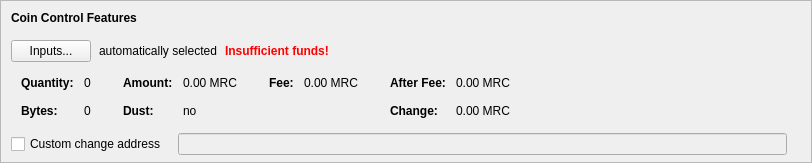
    <widget class="QFrame" name="frameCoinControl">
     <property name="sizePolicy">
      <sizepolicy hsizetype="Expanding" vsizetype="Expanding">
       <horstretch>0</horstretch>
       <verstretch>0</verstretch>
      </sizepolicy>
     </property>
     <property name="maximumSize">
      <size>
       <width>16777215</width>
       <height>16777215</height>
      </size>
     </property>
     <property name="frameShape">
      <enum>QFrame::StyledPanel</enum>
     </property>
     <property name="frameShadow">
      <enum>QFrame::Sunken</enum>
     </property>
     <layout class="QVBoxLayout" name="verticalLayoutCoinControl2">
      <property name="spacing">
       <number>0</number>
      </property>
      <property name="leftMargin">
       <number>0</number>
      </property>
      <property name="topMargin">
       <number>0</number>
      </property>
      <property name="rightMargin">
       <number>0</number>
      </property>
      <property name="bottomMargin">
       <number>6</number>
      </property>
      <item>
       <layout class="QVBoxLayout" name="verticalLayoutCoinControl" stretch="0,0,0,0,1">
        <property name="spacing">
         <number>0</number>
        </property>
        <property name="leftMargin">
         <number>10</number>
        </property>
        <property name="topMargin">
         <number>10</number>
        </property>
        <item>
         <layout class="QHBoxLayout" name="horizontalLayoutCoinControl1">
          <property name="bottomMargin">
           <number>15</number>
          </property>
          <item>
           <widget class="QLabel" name="labelCoinControlFeatures">
            <property name="sizePolicy">
             <sizepolicy hsizetype="Preferred" vsizetype="Maximum">
              <horstretch>0</horstretch>
              <verstretch>0</verstretch>
             </sizepolicy>
            </property>
            <property name="font">
             <font>
              <weight>75</weight>
              <bold>true</bold>
             </font>
            </property>
            <property name="styleSheet">
             <string notr="true">font-weight:bold;</string>
            </property>
            <property name="text">
             <string>Coin Control Features</string>
            </property>
           </widget>
          </item>
         </layout>
        </item>
        <item>
         <layout class="QHBoxLayout" name="horizontalLayoutCoinControl2" stretch="0,0,0,0">
          <property name="spacing">
           <number>8</number>
          </property>
          <property name="bottomMargin">
           <number>10</number>
          </property>
          <item>
           <widget class="QPushButton" name="pushButtonCoinControl">
            <property name="styleSheet">
             <string notr="true"/>
            </property>
            <property name="text">
             <string>Inputs...</string>
            </property>
            <property name="autoDefault">
             <bool>false</bool>
            </property>
           </widget>
          </item>
          <item>
           <widget class="QLabel" name="labelCoinControlAutomaticallySelected">
            <property name="text">
             <string>automatically selected</string>
            </property>
            <property name="margin">
             <number>5</number>
            </property>
           </widget>
          </item>
          <item>
           <widget class="QLabel" name="labelCoinControlInsuffFunds">
            <property name="font">
             <font>
              <weight>75</weight>
              <bold>true</bold>
             </font>
            </property>
            <property name="styleSheet">
             <string notr="true">color:red;font-weight:bold;</string>
            </property>
            <property name="text">
             <string>Insufficient funds!</string>
            </property>
            <property name="margin">
             <number>5</number>
            </property>
           </widget>
          </item>
          <item>
           <spacer name="horizontalSpacerCoinControl">
            <property name="orientation">
             <enum>Qt::Horizontal</enum>
            </property>
            <property name="sizeHint" stdset="0">
             <size>
              <width>40</width>
              <height>1</height>
             </size>
            </property>
           </spacer>
          </item>
         </layout>
        </item>
        <item>
         <widget class="QWidget" name="widgetCoinControl" native="true">
          <property name="sizePolicy">
           <sizepolicy hsizetype="Preferred" vsizetype="Preferred">
            <horstretch>0</horstretch>
            <verstretch>0</verstretch>
           </sizepolicy>
          </property>
          <property name="minimumSize">
           <size>
            <width>0</width>
            <height>0</height>
           </size>
          </property>
          <property name="styleSheet">
           <string notr="true"/>
          </property>
          <layout class="QHBoxLayout" name="horizontalLayoutCoinControl5">
           <property name="leftMargin">
            <number>0</number>
           </property>
           <property name="topMargin">
            <number>0</number>
           </property>
           <property name="rightMargin">
            <number>0</number>
           </property>
           <property name="bottomMargin">
            <number>0</number>
           </property>
           <item>
            <layout class="QHBoxLayout" name="horizontalLayoutCoinControl3" stretch="0,0,0,1">
             <property name="spacing">
              <number>20</number>
             </property>
             <property name="topMargin">
              <number>0</number>
             </property>
             <property name="bottomMargin">
              <number>10</number>
             </property>
             <item>
              <layout class="QFormLayout" name="formLayoutCoinControl1">
               <property name="horizontalSpacing">
                <number>10</number>
               </property>
               <property name="verticalSpacing">
                <number>14</number>
               </property>
               <property name="leftMargin">
                <number>10</number>
               </property>
               <property name="topMargin">
                <number>4</number>
               </property>
               <property name="rightMargin">
                <number>6</number>
               </property>
               <item row="0" column="0">
                <widget class="QLabel" name="labelCoinControlQuantityText">
                 <property name="font">
                  <font>
                   <weight>75</weight>
                   <bold>true</bold>
                  </font>
                 </property>
                 <property name="text">
                  <string>Quantity:</string>
                 </property>
                 <property name="margin">
                  <number>0</number>
                 </property>
                </widget>
               </item>
               <item row="0" column="1">
                <widget class="QLabel" name="labelCoinControlQuantity">
                 <property name="cursor">
                  <cursorShape>IBeamCursor</cursorShape>
                 </property>
                 <property name="contextMenuPolicy">
                  <enum>Qt::ActionsContextMenu</enum>
                 </property>
                 <property name="text">
                  <string notr="true">0</string>
                 </property>
                 <property name="margin">
                  <number>0</number>
                 </property>
                 <property name="textInteractionFlags">
                  <set>Qt::LinksAccessibleByMouse|Qt::TextSelectableByKeyboard|Qt::TextSelectableByMouse</set>
                 </property>
                </widget>
               </item>
               <item row="1" column="0">
                <widget class="QLabel" name="labelCoinControlBytesText">
                 <property name="font">
                  <font>
                   <weight>75</weight>
                   <bold>true</bold>
                  </font>
                 </property>
                 <property name="text">
                  <string>Bytes:</string>
                 </property>
                </widget>
               </item>
               <item row="1" column="1">
                <widget class="QLabel" name="labelCoinControlBytes">
                 <property name="cursor">
                  <cursorShape>IBeamCursor</cursorShape>
                 </property>
                 <property name="contextMenuPolicy">
                  <enum>Qt::ActionsContextMenu</enum>
                 </property>
                 <property name="text">
                  <string notr="true">0</string>
                 </property>
                 <property name="textInteractionFlags">
                  <set>Qt::LinksAccessibleByMouse|Qt::TextSelectableByKeyboard|Qt::TextSelectableByMouse</set>
                 </property>
                </widget>
               </item>
              </layout>
             </item>
             <item>
              <layout class="QFormLayout" name="formLayoutCoinControl2">
               <property name="horizontalSpacing">
                <number>10</number>
               </property>
               <property name="verticalSpacing">
                <number>14</number>
               </property>
               <property name="leftMargin">
                <number>6</number>
               </property>
               <property name="topMargin">
                <number>4</number>
               </property>
               <property name="rightMargin">
                <number>6</number>
               </property>
               <item row="0" column="0">
                <widget class="QLabel" name="labelCoinControlAmountText">
                 <property name="font">
                  <font>
                   <weight>75</weight>
                   <bold>true</bold>
                  </font>
                 </property>
                 <property name="text">
                  <string>Amount:</string>
                 </property>
                 <property name="margin">
                  <number>0</number>
                 </property>
                </widget>
               </item>
               <item row="0" column="1">
                <widget class="QLabel" name="labelCoinControlAmount">
                 <property name="cursor">
                  <cursorShape>IBeamCursor</cursorShape>
                 </property>
                 <property name="contextMenuPolicy">
                  <enum>Qt::ActionsContextMenu</enum>
                 </property>
                 <property name="text">
                  <string notr="true">0.00 MRC</string>
                 </property>
                 <property name="textInteractionFlags">
                  <set>Qt::LinksAccessibleByMouse|Qt::TextSelectableByKeyboard|Qt::TextSelectableByMouse</set>
                 </property>
                </widget>
               </item>
               <item row="1" column="0">
                <widget class="QLabel" name="labelCoinControlLowOutputText">
                 <property name="font">
                  <font>
                   <weight>75</weight>
                   <bold>true</bold>
                  </font>
                 </property>
                 <property name="text">
                  <string>Dust:</string>
                 </property>
                </widget>
               </item>
               <item row="1" column="1">
                <widget class="QLabel" name="labelCoinControlLowOutput">
                 <property name="cursor">
                  <cursorShape>IBeamCursor</cursorShape>
                 </property>
                 <property name="contextMenuPolicy">
                  <enum>Qt::ActionsContextMenu</enum>
                 </property>
                 <property name="text">
                  <string notr="true">no</string>
                 </property>
                 <property name="textInteractionFlags">
                  <set>Qt::LinksAccessibleByMouse|Qt::TextSelectableByKeyboard|Qt::TextSelectableByMouse</set>
                 </property>
                </widget>
               </item>
              </layout>
             </item>
             <item>
              <layout class="QFormLayout" name="formLayoutCoinControl3">
               <property name="horizontalSpacing">
                <number>10</number>
               </property>
               <property name="verticalSpacing">
                <number>14</number>
               </property>
               <property name="leftMargin">
                <number>6</number>
               </property>
               <property name="topMargin">
                <number>4</number>
               </property>
               <property name="rightMargin">
                <number>6</number>
               </property>
               <item row="0" column="0">
                <widget class="QLabel" name="labelCoinControlFeeText">
                 <property name="font">
                  <font>
                   <weight>75</weight>
                   <bold>true</bold>
                  </font>
                 </property>
                 <property name="text">
                  <string>Fee:</string>
                 </property>
                 <property name="margin">
                  <number>0</number>
                 </property>
                </widget>
               </item>
               <item row="0" column="1">
                <widget class="QLabel" name="labelCoinControlFee">
                 <property name="cursor">
                  <cursorShape>IBeamCursor</cursorShape>
                 </property>
                 <property name="contextMenuPolicy">
                  <enum>Qt::ActionsContextMenu</enum>
                 </property>
                 <property name="text">
                  <string notr="true">0.00 MRC</string>
                 </property>
                 <property name="textInteractionFlags">
                  <set>Qt::LinksAccessibleByMouse|Qt::TextSelectableByKeyboard|Qt::TextSelectableByMouse</set>
                 </property>
                </widget>
               </item>
             </layout>
             </item>
             <item>
              <layout class="QFormLayout" name="formLayoutCoinControl4">
               <property name="horizontalSpacing">
                <number>10</number>
               </property>
               <property name="verticalSpacing">
                <number>14</number>
               </property>
               <property name="leftMargin">
                <number>6</number>
               </property>
               <property name="topMargin">
                <number>4</number>
               </property>
               <property name="rightMargin">
                <number>6</number>
               </property>
               <item row="0" column="0">
                <widget class="QLabel" name="labelCoinControlAfterFeeText">
                 <property name="font">
                  <font>
                   <weight>75</weight>
                   <bold>true</bold>
                  </font>
                 </property>
                 <property name="text">
                  <string>After Fee:</string>
                 </property>
                 <property name="margin">
                  <number>0</number>
                 </property>
                </widget>
               </item>
               <item row="0" column="1">
                <widget class="QLabel" name="labelCoinControlAfterFee">
                 <property name="cursor">
                  <cursorShape>IBeamCursor</cursorShape>
                 </property>
                 <property name="contextMenuPolicy">
                  <enum>Qt::ActionsContextMenu</enum>
                 </property>
                 <property name="text">
                  <string notr="true">0.00 MRC</string>
                 </property>
                 <property name="textInteractionFlags">
                  <set>Qt::LinksAccessibleByMouse|Qt::TextSelectableByKeyboard|Qt::TextSelectableByMouse</set>
                 </property>
                </widget>
               </item>
               <item row="1" column="0">
                <widget class="QLabel" name="labelCoinControlChangeText">
                 <property name="font">
                  <font>
                   <weight>75</weight>
                   <bold>true</bold>
                  </font>
                 </property>
                 <property name="text">
                  <string>Change:</string>
                 </property>
                </widget>
               </item>
               <item row="1" column="1">
                <widget class="QLabel" name="labelCoinControlChange">
                 <property name="cursor">
                  <cursorShape>IBeamCursor</cursorShape>
                 </property>
                 <property name="contextMenuPolicy">
                  <enum>Qt::ActionsContextMenu</enum>
                 </property>
                 <property name="text">
                  <string notr="true">0.00 MRC</string>
                 </property>
                 <property name="textInteractionFlags">
                  <set>Qt::LinksAccessibleByMouse|Qt::TextSelectableByKeyboard|Qt::TextSelectableByMouse</set>
                 </property>
                </widget>
               </item>
              </layout>
             </item>
            </layout>
           </item>
          </layout>
         </widget>
        </item>
        <item>
         <layout class="QHBoxLayout" name="horizontalLayoutCoinControl4" stretch="0,0,0">
          <property name="spacing">
           <number>12</number>
          </property>
          <property name="sizeConstraint">
           <enum>QLayout::SetDefaultConstraint</enum>
          </property>
          <property name="topMargin">
           <number>5</number>
          </property>
          <property name="rightMargin">
           <number>5</number>
          </property>
          <item>
           <widget class="QCheckBox" name="checkBoxCoinControlChange">
            <property name="toolTip">
             <string>If this is activated, but the change address is empty or invalid, change will be sent to a newly generated address.</string>
            </property>
            <property name="text">
             <string>Custom change address</string>
            </property>
           </widget>
          </item>
          <item>
           <widget class="QValidatedLineEdit" name="lineEditCoinControlChange">
            <property name="enabled">
             <bool>false</bool>
            </property>
            <property name="sizePolicy">
             <sizepolicy hsizetype="Expanding" vsizetype="Fixed">
              <horstretch>0</horstretch>
              <verstretch>0</verstretch>
             </sizepolicy>
            </property>
           </widget>
          </item>
          <item>
           <widget class="QLabel" name="labelCoinControlChangeLabel">
            <property name="sizePolicy">
             <sizepolicy hsizetype="Preferred" vsizetype="Expanding">
              <horstretch>0</horstretch>
              <verstretch>0</verstretch>
             </sizepolicy>
            </property>
            <property name="minimumSize">
             <size>
              <width>0</width>
              <height>0</height>
             </size>
            </property>
            <property name="text">
             <string/>
            </property>
            <property name="margin">
             <number>3</number>
            </property>
           </widget>
          </item>
         </layout>
        </item>
        <item>
         <spacer name="verticalSpacerCoinControl">
          <property name="orientation">
           <enum>Qt::Vertical</enum>
          </property>
          <property name="sizeHint" stdset="0">
           <size>
            <width>800</width>
            <height>1</height>
           </size>
          </property>
         </spacer>
        </item>
       </layout>
      </item>
     </layout>
    </widget>
